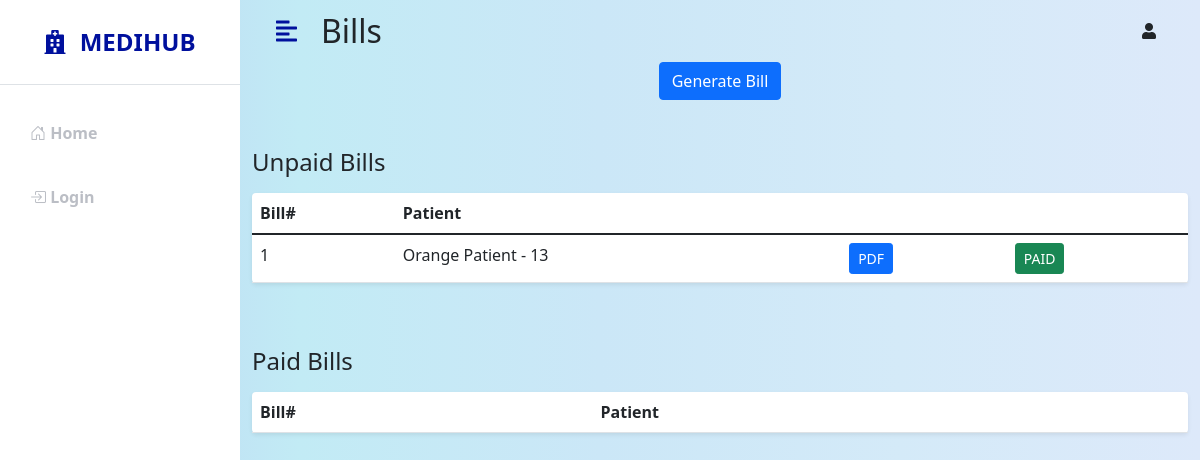
Before: /adminapp/bills/ with the older database file.
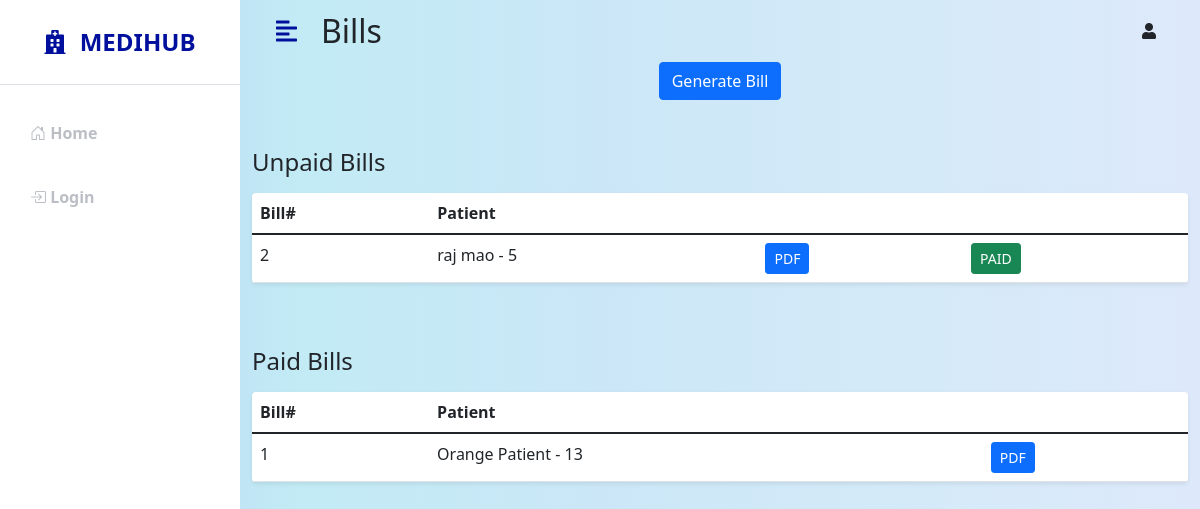
After: the same page with the newer database file.
### hospital/models.py (models this page shows, shortened)
class Bill(models.Model):
    patient = models.ForeignKey(Patient, on_delete=models.SET_NULL, null=True, blank=True)
    total = models.IntegerField(default=0)
    paid = models.BooleanField(default=False)
    date = models.DateField(auto_now_add=True)

class Patient(models.Model):
    GENDER_CHOICES = [
        ('M', 'Male'),
        ('F', 'Female'),
        ('X', 'Other'),
    ]
    user = models.OneToOneField(User, on_delete=models.CASCADE, null=True, blank=True)
    first_name = models.CharField(max_length=50, null=True, blank=True)
    last_name = models.CharField(max_length=50, null=True, blank=True)
    gender = models.CharField(max_length=1, choices=GENDER_CHOICES, null=True, blank=True)
    dob = models.DateField(null=True, blank=True)
    phone = models.CharField(max_length=10, null=True, blank=True)
    address = models.TextField(max_length=400, null=True, blank=True)
    email = models.CharField(max_length=100, null=True, blank=True)
    def __str__(self):
        return f'{self.first_name} {self.last_name} - {self.id}'

### adminapp/views.py (the view)
# urls.py: path('bills/', views.billListView, name='admin-bills'),
def billListView(request):
    unpaid_bills = Bill.objects.filter(paid=False)
    paid_bills = Bill.objects.filter(paid=True)
    context = {
        'unpaid_bills': unpaid_bills,
        'paid_bills': paid_bills,
    }
    return render(request, 'adminapp/bill_list.html', context)

### adminapp/templates/adminapp/bill_list.html
{% extends 'adminapp/base.html' %}
{% block content %}
<div class="container-fluid" id="page-content-wrapper">
    <nav class="navbar navbar-expand-lg navbar-light bg-transparent py-1 px-4">
        <div class="d-flex align-items-center justify-content-end">
            <i class="fas fa-align-left primary-text fs-4 me-3" id="menu-toggle"></i>
            <h2 class="fs-2 m-2">Bills</h2>
        </div>
        <div class="collapse navbar-collapse" id="navbarSupportedContent">
            <ul class="navbar-nav ms-auto mb-2 mb-lg-0">
                <li class="nav-item dropdown">
                        <i class="fas fa-user me-2"></i>{{user.username}}
                </li>
            </ul>
        </div>
    </nav>
    <h3 class="fs-4 mb-3 text-center"><a class="btn btn-primary"style="text-decoration:none !important"href="{% url 'generate-bill' %}">Generate Bill</a></h3>
    <div class="row my-5">
        <h3 class="fs-4 mb-3">Unpaid Bills</h3>
        <div class="col">
            <table class="table bg-white rounded shadow-sm  table-hover">
                <thead>
                    <tr>
                        <th scope="col">Bill# </th>
                        <th scope="col">Patient</th>
                        <th scope="col"></th>
                        <th scope="col"></th>
                    </tr>
                </thead>
                <tbody>
                    {% for bill in unpaid_bills %}
                    <tr>
                        <td>{{bill.id}}</td>
                        <td>{{bill.patient}}</td>
                        <td><a class="btn btn-primary btn-sm" href="{% url 'admin-bill' bill.id %}" target="_blank">PDF</a></td>
                        <td><a class="btn btn-success btn-sm"href="{% url 'bill-set-paid' bill.id %}">PAID</a></td>
                    </tr>
                    {% endfor %}
                </tbody>
            </table>
        </div>
    </div>
    <div class="row my-5">
        <h3 class="fs-4 mb-3">Paid Bills</h3>
        <div class="col">
            <table class="table bg-white rounded shadow-sm  table-hover">
                <thead>
                    <tr>
                        <th scope="col">Bill# </th>
                        <th scope="col">Patient</th>
                        <th scope="col"></th>
                    </tr>
                </thead>
                <tbody>
                    {% for bill in paid_bills %}
                    <tr>
                        <td>{{bill.id}}</td>
                        <td>{{bill.patient}}</td>
                        <td><a class="btn btn-primary btn-sm" href="{% url 'admin-bill' bill.id %}" target="_blank">PDF</a></td>
                    </tr>
                    {% endfor %}
                </tbody>
            </table>
        </div>
    </div>
</div>
{% endblock %}

Changed rows visible on the page:
added Bill: id "2", patient "raj mao - 5", shown under "Unpaid Bills"
changed Bill "Orange Patient - 13": moves from the list under "Unpaid Bills" to the list under "Paid Bills"
